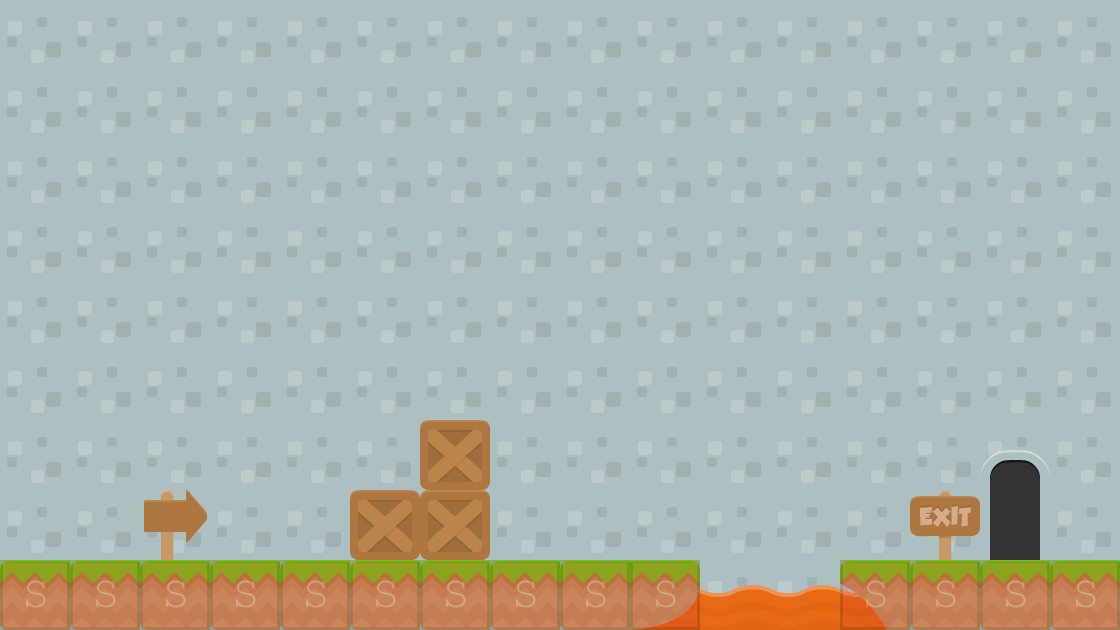

A 2D game scene composited from a Tiled map and its tileset images. What follows is a short description and the map's XML, with each tile layer's data collapsed to a summary:
An orthogonal 16x9 tile map with 70x70 px tiles, 5 tile layers (background3, background2, background1, collision, ...), 2 tilesets and 1 object (levelTrigger).

<map version="1.0" orientation="orthogonal" renderorder="right-down" width="16" height="9" tilewidth="70" tileheight="70" backgroundcolor="#ffff00">
 <tileset firstgid="1" name="background-tiles" tilewidth="70" tileheight="70">
  <image source="../img/background-tiles.png" width="910" height="910" />
 </tileset>
 <tileset firstgid="170" name="meta-tiles" tilewidth="70" tileheight="70">
  <image source="../img/meta-tiles.png" width="350" height="70" />
  <tile id="4">
   <properties>
    <property name="type" value="solid" />
   </properties>
  </tile>
 </tileset>
 <layer name="background3" width="16" height="9">
  <data>[144 cells, 2 non-empty, 1 distinct tile ids]</data>
 </layer>
 <layer name="background2" width="16" height="9">
  <data>[144 cells, 144 non-empty, 2 distinct tile ids]</data>
 </layer>
 <layer name="background1" width="16" height="9">
  <data>[144 cells, 18 non-empty, 6 distinct tile ids]</data>
 </layer>
 <layer name="collision" width="16" height="9" opacity="0.17">
  <data>[144 cells, 14 non-empty, 1 distinct tile ids]</data>
 </layer>
 <objectgroup name="trigger-entities">
  <object name="levelTrigger" x="982" y="424" width="66" height="138">
   <properties>
    <property name="level" value="AlexLevel02" />
    <property name="xSpawn" value="400" />
    <property name="ySpawn" value="0" />
   </properties>
  </object>
 </objectgroup>
 <layer name="foreground1" width="16" height="9">
  <data>[144 cells, 5 non-empty, 3 distinct tile ids]</data>
 </layer>
</map>
